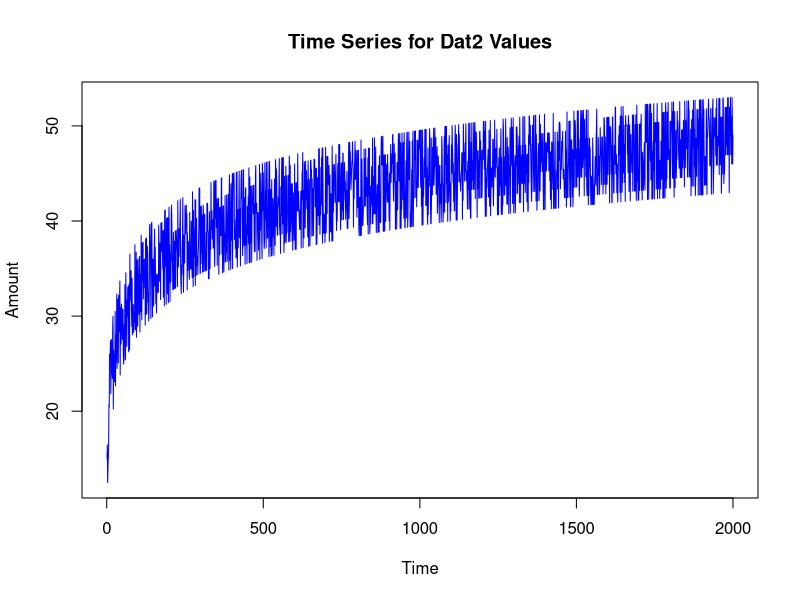
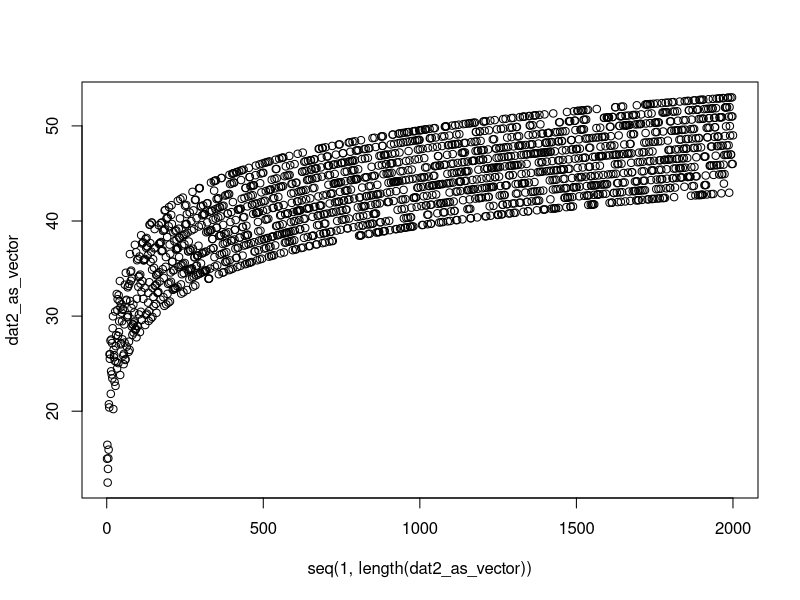

Reproduce these figures in R, in order.
library(forecast)
library(tseries)
library(fitdistrplus)
require(graphics)

mydata <- read.csv('dataset_time_series.csv', header = TRUE, sep=";", dec = ",")
colnames(mydata)
mydata[,c("N","X","X.1","X.2","X.3","X.4","X.5")] <- list(NULL)

dat2_time_series <- ts(data=subset(mydata, select=c("Dat2")))
plot(dat2_time_series, main="Time Series for Dat2 Values",
     xlab="Time",ylab="Amount", col="blue") 

summary(dat2_time_series)
sd(dat2_time_series)

dat2_as_vector = as.vector(dat2_time_series)
plot(x = seq(1, length(dat2_as_vector)), y = dat2_as_vector)

cor(x = seq(1, length(dat2_as_vector)), y = dat2_as_vector) # == 1
